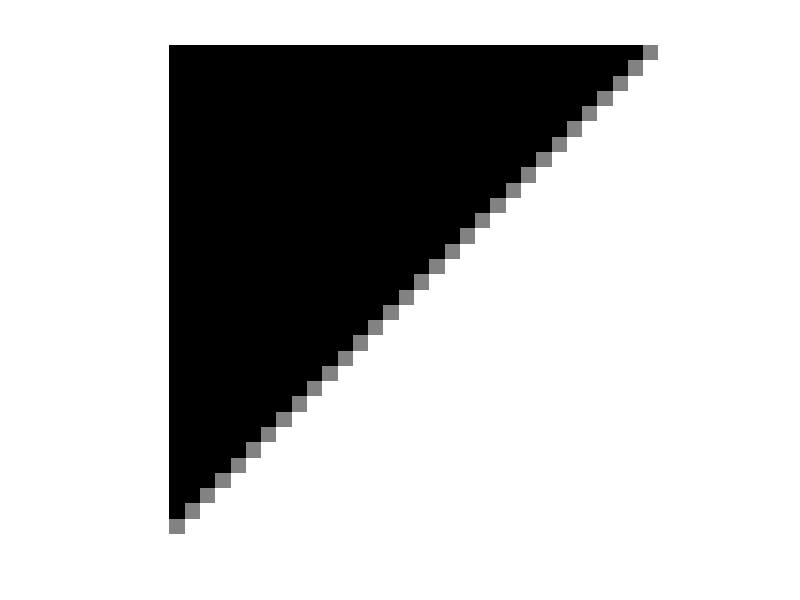

Write the MATLAB code that produced this figure. (Note: this script raises an error after producing the figure.)
function main 
	
	Nbiter= 2000;
	sigma = 0.99/3;
	mu = 0.5; 
	
	S=32;
	[n1,n2]=meshgrid(1:S,1:S);
	
	Pattern = 3;
	switch Pattern
		case 1, x=double((n1-S/2)>=1);
		case 2, x=double((n1-S/2)+(n2-S/2)>=1);
		case 3,	x=double((n1-S/2)+(n2-S/2)>=1);
			idx=find((n1-S/2)+(n2-S/2)==1);
			x(idx)= 0.5;
		case 4, x=double((n1-S/2)+(n2-S/2)>=1);
			idx=find((n1-S/2)+(n2-S/2)==1);
			x(idx)= 7/8;
			idx=find((n1-S/2)+(n2-S/2)==0);
			x(idx)= 1/8;
		case 5, x=double((n1-S/2)==1); 
		case 6,	x=double((n1-S/2)+(n2-S/2)==1);
		case 7, x=zeros(S);
			idx=find((n1-S/2)+(n2-S/2)==1);
			x(idx)= 1; 
			idx=find((n1-S/2)+(n2-S/2)==0);
			x(idx)= 0.5; 
			idx=find((n1-S/2)+(n2-S/2)==2);
			x(idx)= 0.5; 
		case 8, x=zeros(S); x(S/2,S/2)=1;
		case 9, x=double((-1).^n1==1);
		case 10, x=double((-1).^(n1+n2)==1);
		case 11, x=zeros(S); x(S/2,S/2)=1; x(S/2-1,S/2)=0.5;
			x(S/2+1,S/2)=0.5; x(S/2,S/2+1)=0.5; x(S/2,S/2-1)=0.5;
	end
	
	fig1=figure(1); 
	imshow(x);
	truesize(fig1,[512,512]);
	
	opDx = cat(3,[diff(x,1,1);zeros(1,size(x,2))],[diff(x,1,2) zeros(size(x,1),1)]);
	opDadj = @(u) -[u(1,:,1);diff(u(:,:,1),1,1)]-[u(:,1,2) diff(u(:,:,2),1,2)];	
	prox_mu_sigma_g = @(t) t-bsxfun(@rdivide, t, max(sqrt(sum(t.^2,3))/(mu*sigma),1));
		
	u = zeros([size(x) 2]);
	v = zeros([size(x) 2 3]);
	tmp = opDx;
	v(:,:,1,1) = tmp(:,:,1);
	v(:,:,2,2) = tmp(:,:,2);
	fprintf('0 %f\n',sum(sum(sum(sqrt(sum(v.^2,3))))));
	for iter = 1:Nbiter
		v = prox_mu_sigma_g(v-sigma*opL(-opDx+opLadj(v)-mu*u));
		u = u-(-opDx+opLadj(v))/mu;
		if mod(iter,400)==0
			%we display the primal and dual cost functions, which reach equal values at convergence
			fprintf('%d %f %f\n',iter,sum(sum(sum(sqrt(sum(v.^2,3))))),...
				sum(u(:).*opDx(:)));  % == sum(sum(opDadj(u).*x)));
		end
	end
	
	figure(1)
	hold on
	quiver(n1,n2+0.5,v(:,:,2,1),v(:,:,1,1),0,'r');
	quiver(n1+0.5,n2,v(:,:,2,2),v(:,:,1,2),0,'b');
	quiver(n1,n2,v(:,:,2,3),v(:,:,1,3),0,'g');

end


function t = opL(u)
	[height,width,d]=size(u);
	t=zeros(height,width,2,3);
	t(:,:,1,1)=u(:,:,1); 
	t(1:end-1,2:end,2,1)=(u(2:end,1:end-1,2)+u(1:end-1,1:end-1,2)+u(2:end,2:end,2)+u(1:end-1,2:end,2))/4; 			t(1:end-1,1,2,1)=(u(1:end-1,1,2)+u(2:end,1,2))/4; 
	t(:,:,2,2)=u(:,:,2);
	t(2:end,1:end-1,1,2)=(u(2:end,1:end-1,1)+u(1:end-1,1:end-1,1)+u(2:end,2:end,1)+u(1:end-1,2:end,1))/4; 
	t(1,1:end-1,1,2)=(u(1,1:end-1,1)+u(1,2:end,1))/4; 	
	t(2:end,:,1,3) = (u(2:end,:,1)+u(1:end-1,:,1))/2; 
	t(1,:,1,3) = u(1,:,1)/2;
	t(:,2:end,2,3) = (u(:,2:end,2)+u(:,1:end-1,2))/2; 
	t(:,1,2,3) = u(:,1,2)/2;
end

function u = opLadj(t)
	[height,width,d,c]=size(t);
	u=zeros(height,width,2);
	u(1:end-1,2:end,1)=t(1:end-1,2:end,1,1)+(t(1:end-1,2:end,1,2)+t(1:end-1,1:end-1,1,2)+...
	t(2:end,2:end,1,2)+t(2:end,1:end-1,1,2))/4+(t(1:end-1,2:end,1,3)+t(2:end,2:end,1,3))/2;
	u(1:end-1,1,1)=t(1:end-1,1,1,1)+(t(1:end-1,1,1,2)+t(2:end,1,1,2))/4+...
	(t(1:end-1,1,1,3)+t(2:end,1,1,3))/2;
	u(2:end,1:end-1,2)=t(2:end,1:end-1,2,2)+(t(2:end,1:end-1,2,1)+t(1:end-1,1:end-1,2,1)+...
	t(2:end,2:end,2,1)+t(1:end-1,2:end,2,1))/4+(t(2:end,1:end-1,2,3)+t(2:end,2:end,2,3))/2;
	u(1,1:end-1,2)=t(1,1:end-1,2,2)+(t(1,1:end-1,2,1)+t(1,2:end,2,1))/4+...
	(t(1,1:end-1,2,3)+t(1,2:end,2,3))/2;
end
